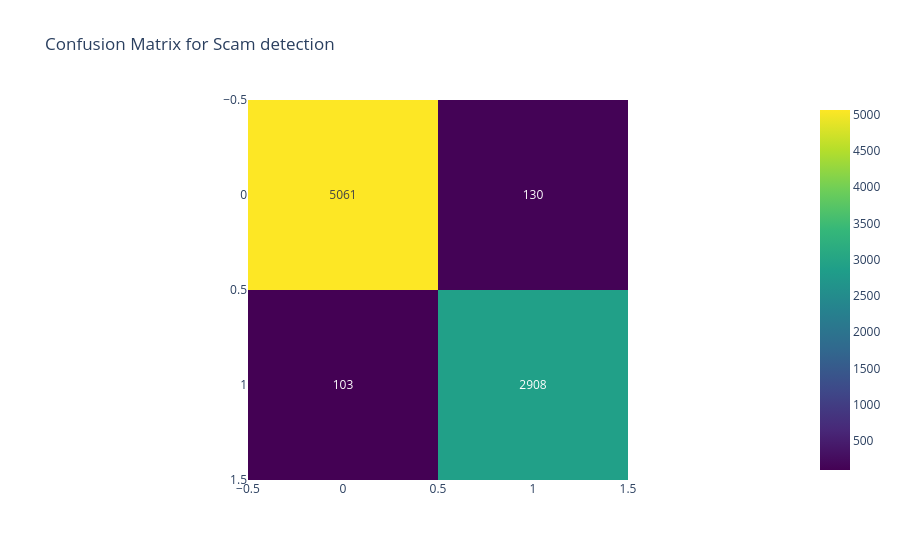

Source (notebook cell):
### Markdown cell above
Scam detection model prediction

### Code cell
y_scam_pred = model_scam_detect.predict(X_test_tfidf)

print("Classification Report")
print(classification_report(y_scam_test, y_scam_pred))

cm_scam = confusion_matrix(y_scam_test, y_scam_pred)

px.imshow(
    cm_scam,
    color_continuous_scale="viridis",
    text_auto=".0f",
    title="Confusion Matrix for Scam detection"
)

### Figure 1 — Plotly figure (JSON) as saved in the notebook; plotly's stock layout.template omitted (floating-point values rounded to 4 significant figures)
{"data": [{"coloraxis": "coloraxis", "hovertemplate": "x: %{x}<br>y: %{y}<br>color: %{z}<extra></extra>", "name": "0", "texttemplate": "%{z:.0f}", "type": "heatmap", "xaxis": "x", "yaxis": "y", "z": [[5061, 130], [103, 2908]]}], "layout": {"coloraxis": {"autocolorscale": false, "colorscale": [[0, "#440154"], [0.1111, "#482878"], [0.2222, "#3e4989"], [0.3333, "#31688e"], [0.4444, "#26828e"], [0.5556, "#1f9e89"], [0.6667, "#35b779"], [0.7778, "#6ece58"], [0.8889, "#b5de2b"], [1, "#fde725"]]}, "title": {"text": "Confusion Matrix for Scam detection"}, "xaxis": {"anchor": "y", "constrain": "domain", "domain": [0, 1], "scaleanchor": "y"}, "yaxis": {"anchor": "x", "autorange": "reversed", "constrain": "domain", "domain": [0, 1]}}}
